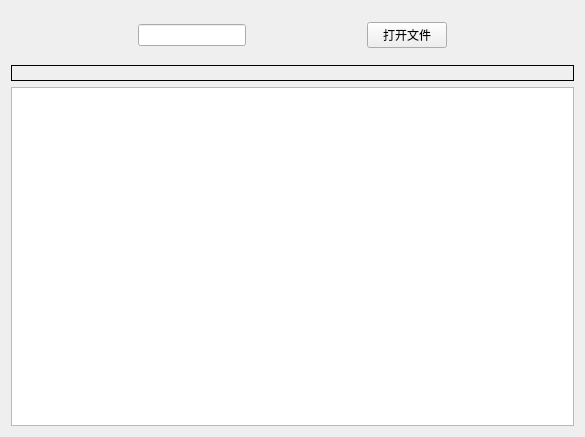
<?xml version="1.0" encoding="UTF-8"?>
<ui version="4.0">
 <class>Widget</class>
 <widget class="QWidget" name="Widget">
  <property name="geometry">
   <rect>
    <x>0</x>
    <y>0</y>
    <width>585</width>
    <height>437</height>
   </rect>
  </property>
  <property name="windowTitle">
   <string>Widget</string>
  </property>
  <layout class="QVBoxLayout" name="verticalLayout">
   <item>
    <widget class="QWidget" name="widget" native="true">
     <layout class="QHBoxLayout" name="horizontalLayout">
      <item>
       <spacer name="horizontalSpacer_2">
        <property name="orientation">
         <enum>Qt::Horizontal</enum>
        </property>
        <property name="sizeHint" stdset="0">
         <size>
          <width>40</width>
          <height>20</height>
         </size>
        </property>
       </spacer>
      </item>
      <item>
       <widget class="QLineEdit" name="lineEdit">
        <property name="sizePolicy">
         <sizepolicy hsizetype="Fixed" vsizetype="Fixed">
          <horstretch>0</horstretch>
          <verstretch>0</verstretch>
         </sizepolicy>
        </property>
       </widget>
      </item>
      <item>
       <spacer name="horizontalSpacer">
        <property name="orientation">
         <enum>Qt::Horizontal</enum>
        </property>
        <property name="sizeHint" stdset="0">
         <size>
          <width>40</width>
          <height>20</height>
         </size>
        </property>
       </spacer>
      </item>
      <item>
       <widget class="QPushButton" name="pushButton">
        <property name="text">
         <string>打开文件</string>
        </property>
       </widget>
      </item>
      <item>
       <spacer name="horizontalSpacer_3">
        <property name="orientation">
         <enum>Qt::Horizontal</enum>
        </property>
        <property name="sizeHint" stdset="0">
         <size>
          <width>40</width>
          <height>20</height>
         </size>
        </property>
       </spacer>
      </item>
     </layout>
    </widget>
   </item>
   <item>
    <widget class="QLabel" name="label">
     <property name="frameShape">
      <enum>QFrame::Box</enum>
     </property>
     <property name="text">
      <string/>
     </property>
    </widget>
   </item>
   <item>
    <widget class="QTextEdit" name="textEdit"/>
   </item>
  </layout>
 </widget>
 <layoutdefault spacing="6" margin="11"/>
 <resources/>
 <connections/>
</ui>
